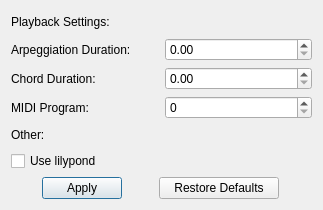
<?xml version="1.0" encoding="UTF-8"?>
<ui version="4.0">
 <class>Dialog</class>
 <widget class="QDialog" name="Dialog">
  <property name="geometry">
   <rect>
    <x>0</x>
    <y>0</y>
    <width>323</width>
    <height>210</height>
   </rect>
  </property>
  <property name="windowTitle">
   <string>Configure</string>
  </property>
  <layout class="QVBoxLayout" name="verticalLayout">
   <item>
    <widget class="QLabel" name="label">
     <property name="text">
      <string>Playback Settings:</string>
     </property>
    </widget>
   </item>
   <item>
    <layout class="QHBoxLayout" name="horizontalLayout">
     <item>
      <widget class="QLabel" name="label_2">
       <property name="toolTip">
        <string>The time in seconds between succesive notes of an arpeggio</string>
       </property>
       <property name="text">
        <string>Arpeggiation Duration:</string>
       </property>
      </widget>
     </item>
     <item>
      <widget class="QDoubleSpinBox" name="arpegdurSpinBox"/>
     </item>
    </layout>
   </item>
   <item>
    <layout class="QHBoxLayout" name="horizontalLayout_2">
     <item>
      <widget class="QLabel" name="label_3">
       <property name="toolTip">
        <string>The total duration of a chord in seconds</string>
       </property>
       <property name="text">
        <string>Chord Duration:</string>
       </property>
      </widget>
     </item>
     <item>
      <widget class="QDoubleSpinBox" name="chddurSpinBox"/>
     </item>
    </layout>
   </item>
   <item>
    <layout class="QHBoxLayout" name="horizontalLayout_4">
     <item>
      <widget class="QLabel" name="label_5">
       <property name="text">
        <string>MIDI Program:</string>
       </property>
      </widget>
     </item>
     <item>
      <widget class="QSpinBox" name="spinBox"/>
     </item>
    </layout>
   </item>
   <item>
    <widget class="QLabel" name="label_4">
     <property name="text">
      <string>Other:</string>
     </property>
    </widget>
   </item>
   <item>
    <widget class="QCheckBox" name="checkBox">
     <property name="toolTip">
      <string>If set, lilypond will be used to generate notation for chords</string>
     </property>
     <property name="text">
      <string>Use lilypond</string>
     </property>
    </widget>
   </item>
   <item>
    <layout class="QHBoxLayout" name="horizontalLayout_3">
     <item>
      <widget class="QPushButton" name="applyButton">
       <property name="maximumSize">
        <size>
         <width>80</width>
         <height>60</height>
        </size>
       </property>
       <property name="text">
        <string>Apply</string>
       </property>
      </widget>
     </item>
     <item>
      <widget class="QPushButton" name="restoreButton">
       <property name="maximumSize">
        <size>
         <width>120</width>
         <height>60</height>
        </size>
       </property>
       <property name="text">
        <string>Restore Defaults</string>
       </property>
      </widget>
     </item>
    </layout>
   </item>
  </layout>
 </widget>
 <resources/>
 <connections/>
</ui>
